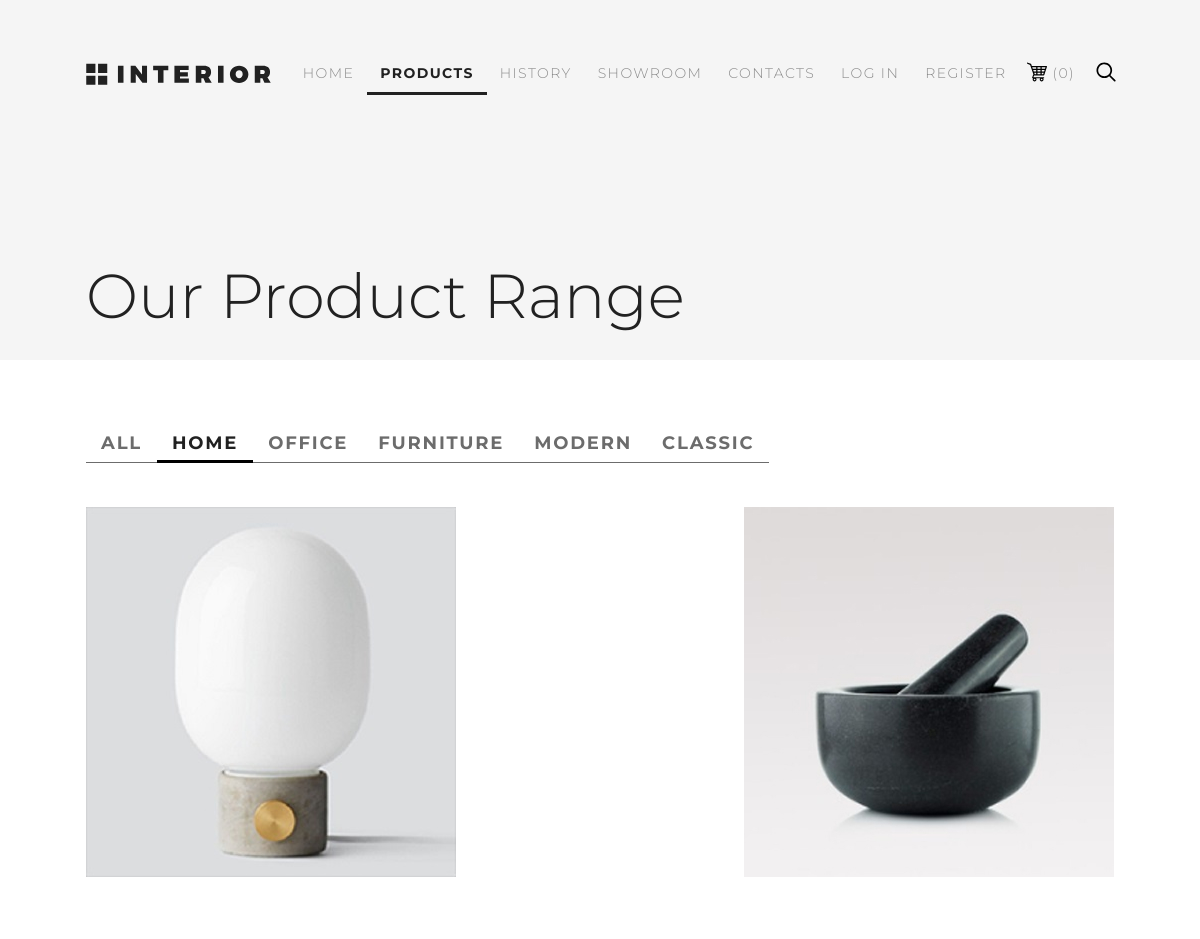
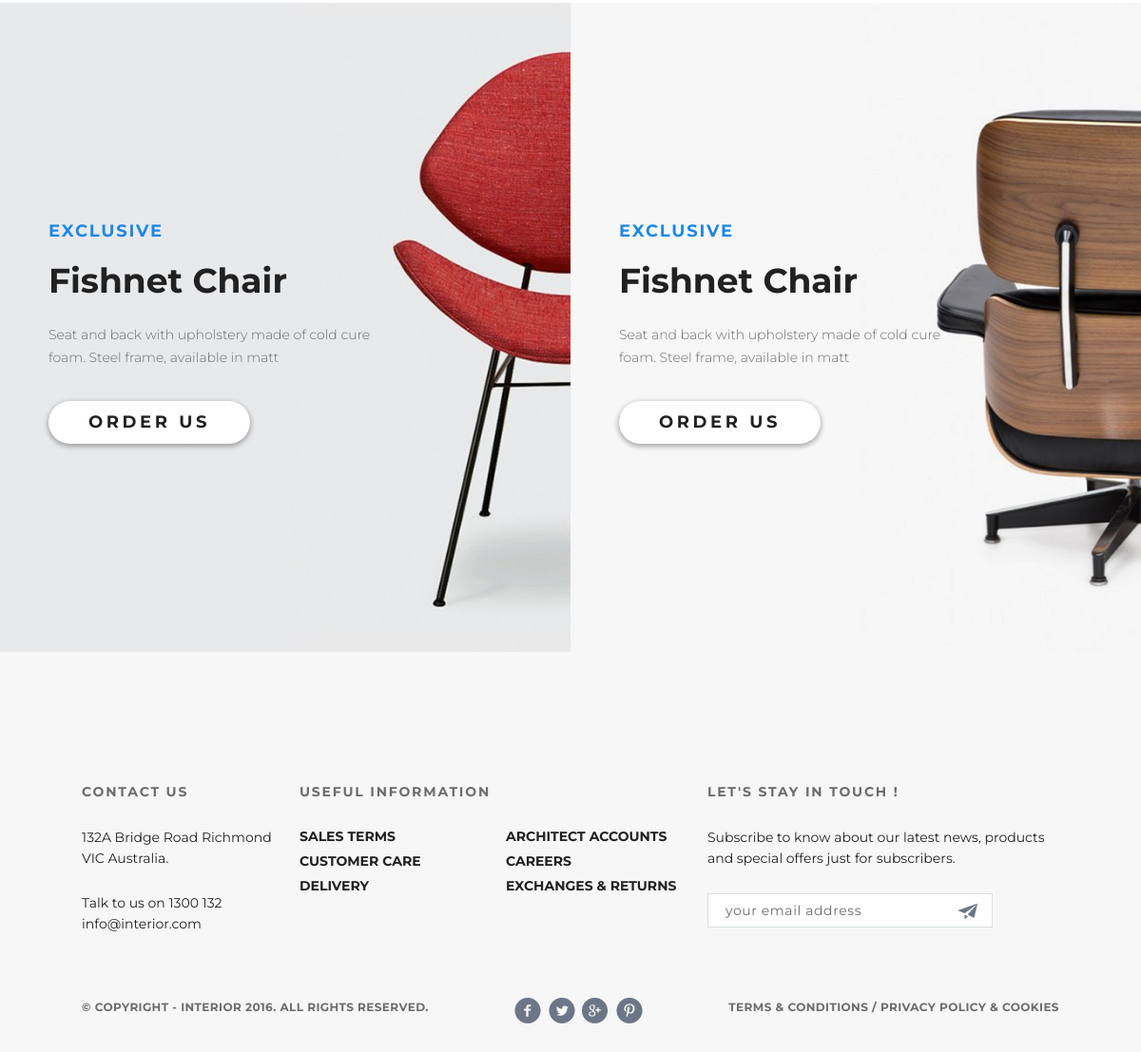
Page /products/category/1/ on the committed database (2 pictures, top to bottom).
### mainapp/models.py (models this page shows, shortened)
class ProductCategory(models.Model):
    objects = models.Manager()
    class Meta:
        verbose_name = 'Категория'
        verbose_name_plural = 'Категории'
    name = models.CharField(verbose_name='Имя', max_length=64, unique=True)
    description = models.TextField(verbose_name='Описание', blank=True)
    is_active = models.BooleanField(db_index=True, verbose_name="Активный?", default=True)

class Product(models.Model):
    objects = models.Manager()
    class Meta:
        verbose_name = 'Продукт'
        verbose_name_plural = 'Продукты'
    category = models.ForeignKey(ProductCategory, db_index=True, on_delete=models.CASCADE)
    name = models.CharField(verbose_name='Имя продукта', max_length=128)
    image = models.ImageField(upload_to='products_images', blank=True)
    short_desc = models.CharField(verbose_name='Краткое описание продукта', max_length=60, blank=True)
    description = models.TextField(verbose_name='Описание продукта', blank=True)
    price = models.DecimalField(verbose_name='Цена продукта', max_digits=8, decimal_places=2, default=0)
    quantity = models.PositiveIntegerField(verbose_name='Количество на складе', default=0)
    is_hot = models.BooleanField(verbose_name="Горячий?", default=False)
    is_featured = models.BooleanField(verbose_name="Рекомендуемый?", default=False)
    is_new = models.BooleanField(verbose_name="Новый?", default=False)
    is_active = models.BooleanField(db_index=True, verbose_name="Активный?", default=True)

### mainapp/views.py (the view)
# urls.py: path('products/', include('mainapp.urls', namespace='products_urls')),
def products(request, pk=None):
    product_categories = get_categories()
    all_products = get_products().order_by('price')
    if pk is None:
        context = {'product_categories': product_categories,
                   'hot_product': all_products.filter(is_hot=True).first(),
                   }
        page_name(context, 'Hot Deal')
        return render(request, 'mainapp/hot_product.html', context)
    else:
        if pk > 0:
            all_products = get_products_in_category(pk).order_by('price')
        context = {'product_categories': product_categories,
                   'products': all_products,
                   }
        page_name(context, 'Our Product Range')
        return render(request, 'mainapp/products.html', context)

### authapp/context_processors.py (called while the page is built)
def authapp_context(request):
    user = request.user
    context = common_context(user)
    return {'authapp_context': context}

### basketapp/context_processors.py (called while the page is built)
def basketapp_context(request):
    user = request.user
    context = common_context(user)
    context['path_to_basket_inc'] = 'basketapp/includes/'
    return {'basketapp_context': context}

### mainapp/common_context.py (called while the page is built)
def get_basket(user):
    basket_array = []
    if user.is_authenticated:
        basket_array = user.basket.select_related().all()
    return basket_array

def get_username(user):
    return 'Anonymous' if user.is_anonymous else user.first_name

def common_context(user):
    return {
        'path_to_common_img': path_to_common_img,
        'path_to_common_inc': path_to_common_inc,
        'path_to_media': path_to_media,
        'main_menu': main_menu,
        'info_menu': info_menu,
        'socials': socials,
        'contact_information': contact_information,
        'basket_items': get_basket(user),
        'username': get_username(user),
    }

def page_name(context, name):
    context['title'] = name
    context['header_name'] = name

### mainapp/context_processors.py (called while the page is built)
def mainapp_context(request):
    user = request.user
    context = common_context(user)
    context['path_to_main_img'] = 'mainapp/img/'
    context['path_to_main_inc'] = 'mainapp/includes/'
    return {'mainapp_context': context}

### mainapp/templatetags/custom_tags.py (called while the page is built)
@register.filter
def basket_total_quantity(basket):
    return sum(list(map(lambda basket_slot: basket_slot.quantity, basket)))

### mainapp/views.py (called while the page is built)
def get_products():
    if settings.LOW_CACHE:
        key = 'products'
        cache_products = cache.get(key)
        if cache_products is None:
            cache_products = Product.objects.filter(is_active=True, category__is_active=True).select_related('category')
            cache.set(key, cache_products)
        return cache_products
    else:
        return Product.objects.filter(is_active=True, category__is_active=True).select_related('category')

def get_categories():
    if settings.LOW_CACHE:
        key = 'categories'
        cache_categories = cache.get(key)
        if cache_categories is None:
            cache_categories = ProductCategory.objects.filter(is_active=True)
            cache.set(key, cache_categories)
        return cache_categories
    else:
        return ProductCategory.objects.filter(is_active=True)

### ordersapp/context_processors.py (called while the page is built)
def ordersapp_context(request):
    user = request.user
    context = common_context(user)
    context['path_to_orders_inc'] = 'ordersapp/includes/'
    return {'ordersapp_context': context}

### mainapp/templates/mainapp/products.html
{% extends 'mainapp/base.html'%}
{% load static %}
{% block container %}
{% include mainapp_context.path_to_common_inc|add:'inc_header.html' %}
<div class='products_sheet padding_site'>{% include mainapp_context.path_to_main_inc|add:'inc_products_sheet.html' %}</div>
<div class='exclusive left_exclusive'>{% include mainapp_context.path_to_main_inc|add:'inc_exclusive.html' %}</div>
<div class='exclusive right_exclusive'>{% include mainapp_context.path_to_main_inc|add:'inc_exclusive.html' %}</div>
{% endblock %}

### mainapp/templates/mainapp/includes/inc_product_category_menu.html
<ul class='items_menu clear_fix'>
    <li class='featured_list'>
        <a href="{% url 'products_urls:category' 0 %}"
        class="featured_link
        {% if request.resolver_match.kwargs.pk == 0 %} featured_link_active {% endif %}">
        ALL
        </a>
    </li>
    {% for category in product_categories %}
    <li class='featured_list'>
        <a href="{% url 'products_urls:category' category.pk %}"
           class='featured_link
           {% if request.resolver_match.kwargs.pk == category.pk %} featured_link_active {% endif %}'>
            {{ category.name|upper }}
        </a>
    </li>
    {% endfor %}
</ul>

### mainapp/templates/mainapp/includes/inc_product_card.html
<div class='product_card'>
    <a href="{% url 'products_urls:product' product.pk %}" class='product_link' target="_blank">
        <img src='{{mainapp_context.path_to_media}}{{product.image}}' alt={{product.name}}>
    </a>
</div>

### static/css/style.css (style rules this page uses)
* { margin: 0; padding: 0; }
body { font-family: 'Montserrat', sans-serif; background-color: #f0d0e0; }
a { text-decoration: none; }
li { list-style-type: none; }
.clear_fix::after { content: ""; display: table; clear: both; }
.padding_site { padding-left: 7.174%; padding-right: 7.174%; }
.featured_list { float: left; }
.featured_link { font-size: 34px; color: #6c6c6c; font-weight: bold; padding: 8px 15px; text-decoration: none; border-bottom: 1px solid #6c6c6c; }
.featured_link_active { color: #212121; border-bottom: 3px solid black; padding-bottom: 6px; }
.exclusive { height: 683px; width: 50%; display: inline-block; padding-top: 228px; padding-left: 51px; box-sizing: border-box; }
.left_exclusive { background-image: url(/static/mainapp/img/left_exclusive.jpg); background-size: 100% 100%; width: 50%; }
.right_exclusive { background-image: url(/static/mainapp/img/right_exclusive.jpg); background-size: 100% 100%; position: absolute; width: 50%; }
.products_sheet { box-sizing: border-box; }
.products_sheet .items_menu { margin-top: 71px; margin-bottom: 35px; }
.products_sheet .featured_link { font-size: 18px; letter-spacing: 1.8px; text-transform: uppercase; color: #6c6c6c; font-weight: bold; padding: 8px 15px; border-bottom: 1px solid #6c6c6c; }
.products_sheet .featured_link_active { font-size: 18px; letter-spacing: 1.8px; text-transform: uppercase; color: #6c6c6c; font-weight: bold; padding: 8px 15px; border-bottom: 1px solid #6c6c6c; }
.products_sheet .featured_link_active { color: #212121; border-bottom: 3px solid #000000; padding-bottom: 6px; }
.products_block .product_card { margin-top: 15px; margin-bottom: 15px; width: 370px; }
.products_block .product_link img { width: 370px; height: 370px; }

### rows in the picture
ProductCategory: name "HOME"
ProductCategory: name "OFFICE"
ProductCategory: name "FURNITURE"
ProductCategory: name "MODERN"
ProductCategory: name "CLASSIC"
Product: image (picture)
Product: image (picture)

### other values in the picture
{{ link.name|upper }} "HOME" "PRODUCTS" "HISTORY" "SHOWROOM" "CONTACTS"
{{ mainapp_context.basket_items|basket_total_quantity }} "0"
{{ header_name|title }} "Our Product Range"
{{ link.name|upper }} "SALES TERMS" "CUSTOMER CARE" "DELIVERY" "ARCHITECT ACCOUNTS" "CAREERS" "EXCHANGES & RETURNS"
